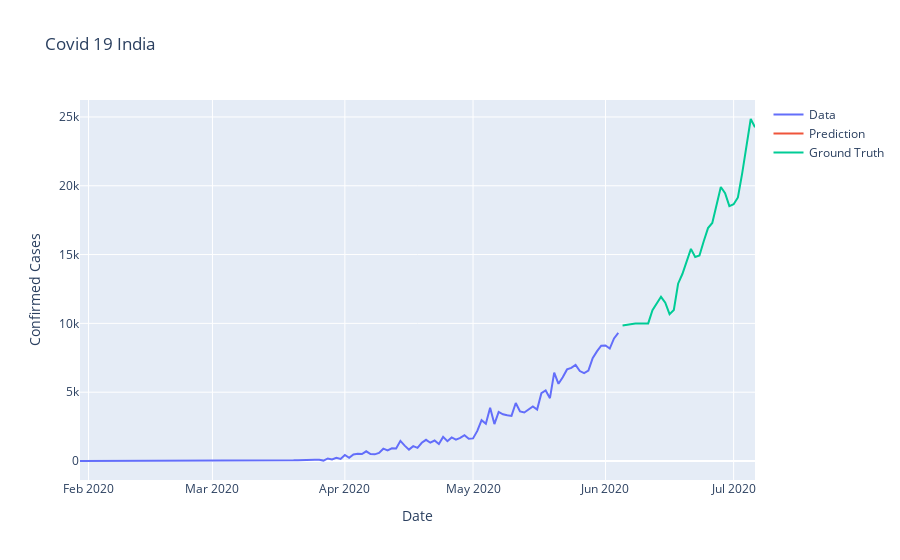

The code cell stored with this chart in its notebook:
### Code cell
dataset_train = dataset_train.reshape((-1))
dataset_test = dataset_test.reshape((-1))

trace1 = go.Scatter(
    x = date_train,
    y = dataset_train,
    mode = 'lines',
    name = 'Data'
)
trace2 = go.Scatter(
    x = date_test,
    y = prediction,
    mode = 'lines',
    name = 'Prediction'
)
trace3 = go.Scatter(
    x = date_test,
    y = dataset_test,
    mode='lines',
    name = 'Ground Truth'
)
layout = go.Layout(
    title = "Covid 19 India",
    xaxis = {'title' : "Date"},
    yaxis = {'title' : "Confirmed Cases"}
)
fig = go.Figure(data=[trace1, trace2, trace3], layout=layout)
fig.show()
